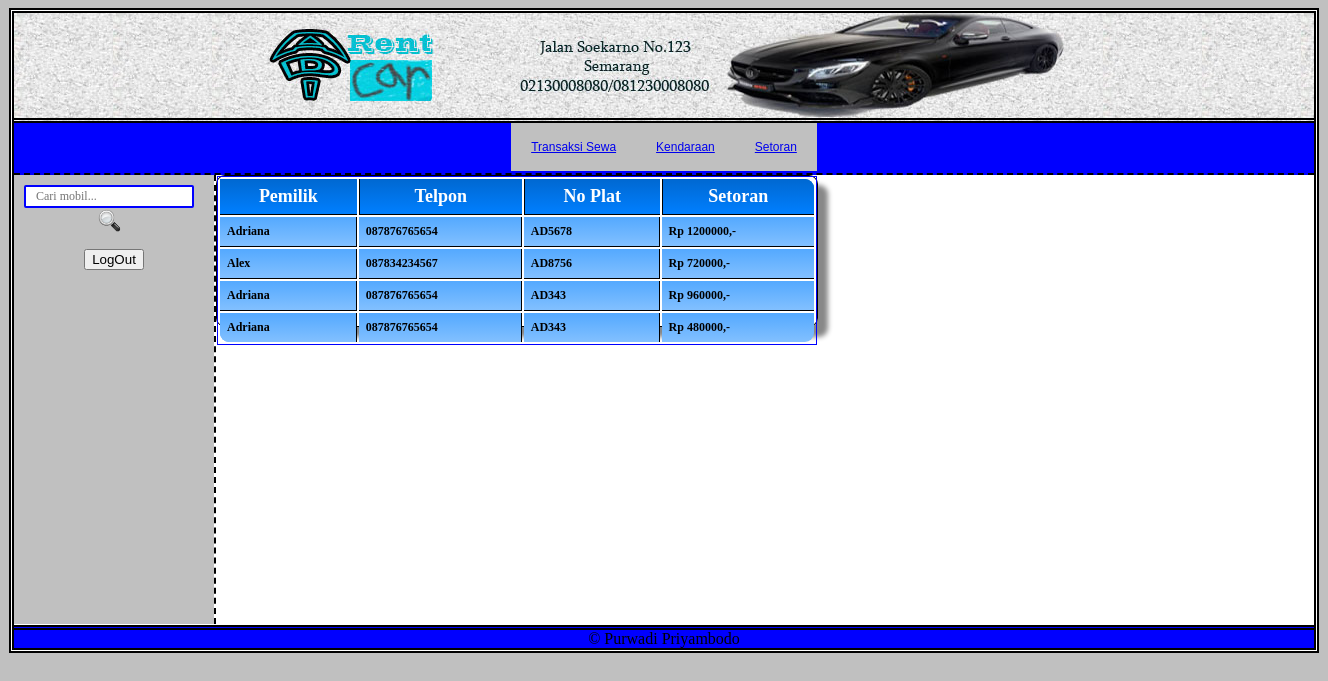
The page /setoran.php on the database its author committed.
### tables this page shows
CREATE TABLE IF NOT EXISTS `pemilik` (
  `KodePemilik` varchar(5) NOT NULL,
  `NmPemilik` text NOT NULL,
  `AlmtPemilik` text NOT NULL,
  `TelpPemilik` text NOT NULL,
  PRIMARY KEY (`KodePemilik`)
);

CREATE TABLE IF NOT EXISTS `kendaraan` (
  `NoPlat` varchar(20) NOT NULL,
  `Tahun` text NOT NULL,
  `TarifPerJam` int(11) NOT NULL,
  `StatusRental` text NOT NULL,
  `IDType` varchar(5) NOT NULL,
  `KodePemilik` varchar(5) NOT NULL,
  PRIMARY KEY (`NoPlat`)
);

### setoran.php (the view, shortened to what this page needs)
<?php
	include"koneksi.php";session_start();
	$qsetoran= mysql_query("SELECT NmPemilik, TelpPemilik, Noplat, TarifPerjam, (datediff( TglKembaliRealisasi, TglPinjam ) *24) * TarifPerjam 'setoran' FROM pemilik JOIN kendaraan USING ( KodePemilik ) JOIN transaksisewa USING ( NoPlat ) ",$c)or die(mysql_error());
	echo"
<html>
<head><title>Setoran</title><link rel='stylesheet' href='style.css' type='text/css'/>
</head>
<body>
<div id='bg'>
		<div id='head'>
		<center><img src='img/head.jpg'></center>
		</div>
<div id='menu'><center>
<ul>
	<li><a href='karyawan.php'>Transaksi Sewa</a></li>
	<li><a href='kendaraan.php'>Kendaraan</a></li>
	<li><a href='setoran.php'>Setoran</a></li>
</ul></center>
</div>
<div id='isi'>
			<div id='kiri'>
			<center>
				<div class='cari'>
					<form action='index.php' method='get'>
						<input name='sitesearch' style='display:none;' value='Jack Car Rental' />
						<input id='search-box' name='key' onblur='if(this.value==&apos;&apos;)
						this.value=this.defaultValue;' onfocus='if(this.value==this.defaultValue)this.value=&apos;&apos;;'
						 style='width:170px;border: 2px solid blue; border-radius: 2px;;padding:2px 10px; font:12px Comic Sans MS;color:#666;no-repeat;'
						  type='text' placeholder='Cari mobil...'/><input align='top' id='search-btn' src='img/c10.png' height='25px' type='image' value='Search'/>
					</form>
				</div>
			<a href='index.php'><input type='button' value='LogOut'/></a>
			</center>
			</div>
<div id='konten'>
<div class='Table' style='width:600px;height:150px;'>
	<table>
		<tr>
			<td>Pemilik</td><td>Telpon</td><td>No Plat</td><td>Setoran</td>
		</tr>
";
		while ($rsetoran=mysql_fetch_array($qsetoran)) {
		echo "
		<tr>
			<td>".$rsetoran['NmPemilik']."</td>
			<td>".$rsetoran['TelpPemilik']."</td>
			<td>".$rsetoran['Noplat']."</td>
			<td>Rp ".$rsetoran['setoran'].",-</td>
		</tr>
		";
		}
echo "
	</table>
	</div>
</div>
</div>
		<div id='foot'>
		<center>&copy; Purwadi Priyambodo</center>
		</div>
	</div>
</body>
</html>
";
?>

### style.css (style rules this page uses)
body { background-color:silver; }
#bg { float:center; margin:auto auto; border:5px double black; width:1300px; height:auto; background-color:white; }
#head { margin:auto auto; float:center; border-bottom:5px double black; width:1300px; height:105px; background:url('img/bg.jpg'); }
#menu { width:1300px; height:50px; border-bottom:2px dashed black; background-color:blue; }
ul { text-align: left; display: inline; margin: 0; padding: 10px 4px 17px 0; list-style: none; }
ul li { font: 12px/18px sans-serif;display: inline-block; margin-right: -4px; position: relative; padding: 15px 20px; background: silver; cursor: pointer; }
#isi { float:center; width:1200px; height:450px; }
#kiri { float:left; width:200px; height:449px; background-color:silver; }
#konten { float:right; width:998px; height:449px; border-left:2px dashed black; background:white; }
table { border:1px solid blue; }
#foot { background-color:blue; border-top:5px double black; }
.Table { margin:0px;padding:0px; width:100%; box-shadow: 10px 10px 5px #888888; border:1px solid #000000; -moz-border-radius-bottomleft:9px; -webkit-border-bottom-left-radius:9px; border-bottom-left-radius:9px; -moz-border-radius-bottomright:9px; -webkit-border-bottom-right-radius:9px; border-bottom-right-radius:9px; -moz-border-radius-topright:9px; -webkit-border-top-right-radius:9px; border-top-right-radius:9px; -moz-border-radius-topleft:9px; -webkit-border-top-left-radius:9px; border-top-left-radius:9px; }
.Table table { width:100%; height:100%; margin:0px;padding:0px; }
.Table tr:last-child td:last-child { -moz-border-radius-bottomright:9px; -webkit-border-bottom-right-radius:9px; border-bottom-right-radius:9px; }
.Table table tr:first-child td:last-child { -moz-border-radius-topright:9px; -webkit-border-top-right-radius:9px; border-top-right-radius:9px; }
.Table tr:last-child td:first-child { -moz-border-radius-bottomleft:9px; -webkit-border-bottom-left-radius:9px; border-bottom-left-radius:9px; }
.Table tr:first-child td { background:-o-linear-gradient(bottom, #0069d3 5%, #007fff 100%); background:-webkit-gradient( linear, left top, left bottom, color-stop(0.05, #0069d3), color-stop(1, #007fff) ); background:-moz-linear-gradient( center top, #0069d3 5%, #007fff 100% ); filter:progid:DXImageTransform.Microsoft.gradient(startColorstr="#0069d3", endColorstr="#007fff"); background: -o-linear-gradient(top,#0069d3,007fff); background-color:#0069d3; border:0px solid #000000; text-align:center; border-width:0px 0px 1px 1px; font-size:18px; font-family:Comic Sans MS; font-weight:bold; color:#ffffff; }
.Table tr:first-child td:first-child { border-width:0px 0px 1px 0px; }
.Table tr:first-child td:last-child { border-width:0px 0px 1px 1px; }
.Table td { background:-o-linear-gradient(bottom, #56aaff 5%, #82c0ff 100%); background:-webkit-gradient( linear, left top, left bottom, color-stop(0.05, #56aaff), color-stop(1, #82c0ff) ); background:-moz-linear-gradient( center top, #56aaff 5%, #82c0ff 100% ); filter:progid:DXImageTransform.Microsoft.gradient(startColorstr="#56aaff", endColorstr="#82c0ff"); background: -o-linear-gradient(top,#56aaff,82c0ff); background-color:#56aaff; border:1px solid #000000; border-width:0px 1px 1px 0px; text-align:left; padding:7px; font-size:12px; font-family:Comic Sans MS; font-weight:bold; color:#000000; }
.Table tr:last-child td { border-width:0px 1px 0px 0px; }
.Table tr td:last-child { border-width:0px 0px 1px 0px; }
.Table tr:last-child td:last-child { border-width:0px 0px 0px 0px; }
.cari { float:right; margin-top:10px; margin-right:10px; }

### rows shown on the page
pemilik: NmPemilik "Adriana", TelpPemilik "087876765654", kendaraan.NoPlat "AD5678", setoran "1200000", kendaraan.NoPlat "AD343", setoran "960000", setoran "480000"
pemilik: NmPemilik "Alex", TelpPemilik "087834234567", kendaraan.NoPlat "AD8756", setoran "720000"
